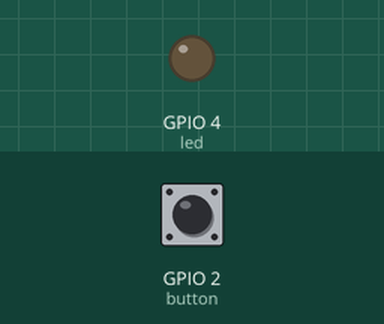
Bench run of a program on a simulated Raspberry Pi (BCM pin numbers). Parts: output pins drawn as LEDs (lit = HIGH). The test bench sets the inputs (shaded band); at power-on: GPIO 2 (button) HIGH.

Above: at 1.2 s.
1.3 s: GPIO 2 (button) pulled LOW for 0.15 s
At 1.7 s:
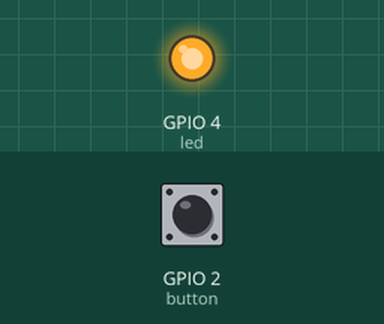
2.9 s: GPIO 2 (button) pulled LOW for 3.2 s
At 3.4 s:
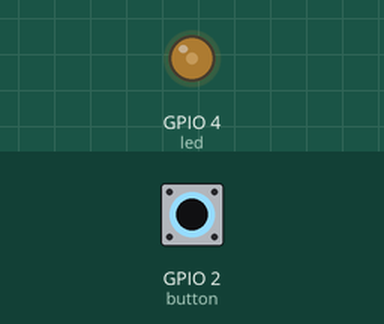
Timing chart, 0 to 7.6 s (numbered marks = the images above; inputs shaded):
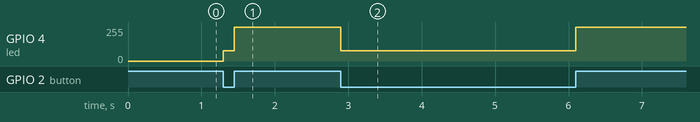

Measured:
- after the input at 1.3 s, GPIO 4 (led): 0/255 → 77/255 at once, → 255/255 0.15 s later
- after the input at 2.9 s, GPIO 4 (led): 255/255 → 77/255 at once, → 255/255 3.2 s later

The program:

button_brightness.py
```python
from gpiozero import PWMLED
from gpiozero import Button
from signal import pause
led = PWMLED(4)
button = Button(2)

def set30p():
    led.value = 0.3
def set100p():
    led.value = 1

button.when_pressed = set30p
button.when_released = set100p
pause()
```
